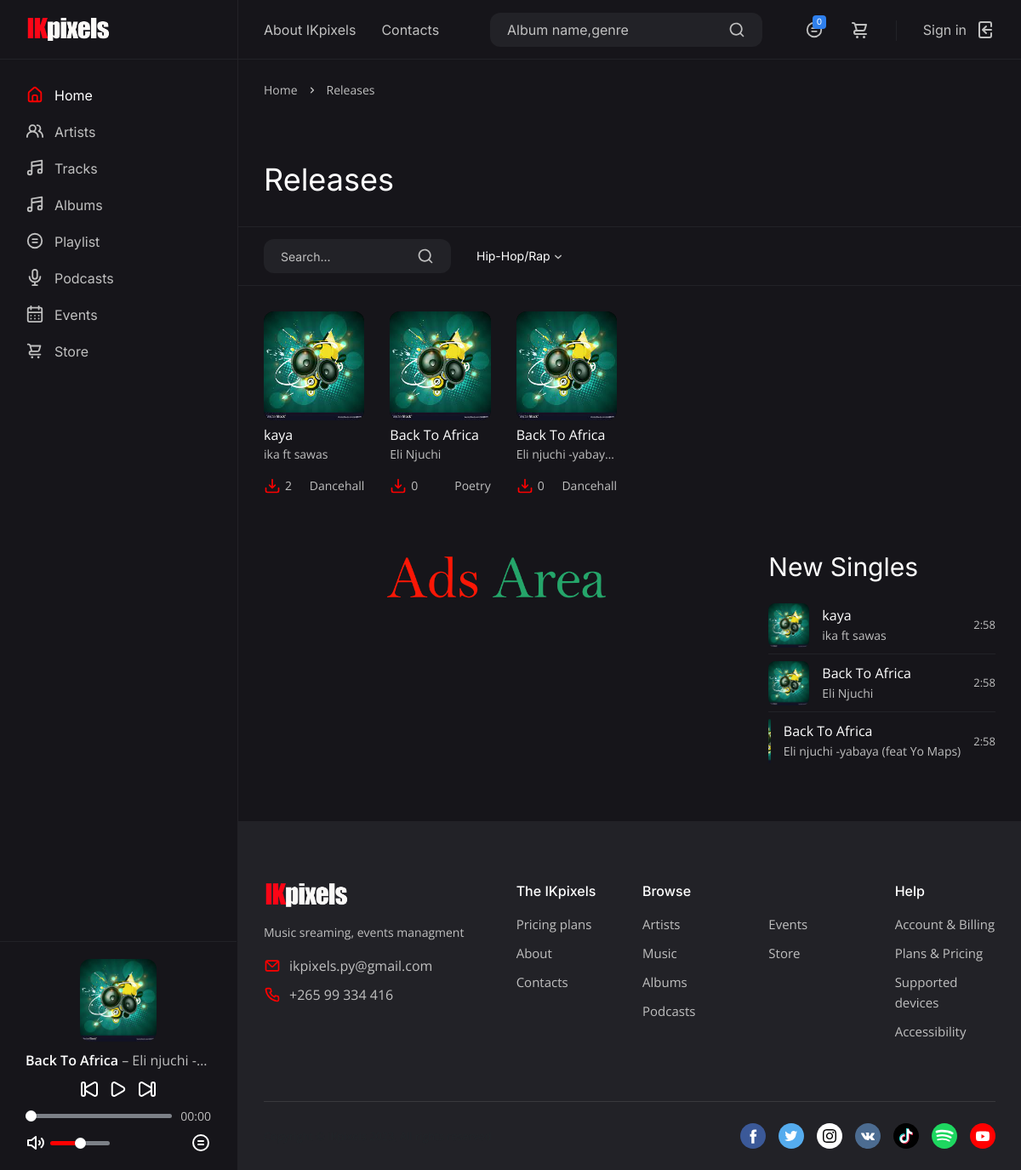
The app's page /music/ with its own data.
### music_nation/models.py (models this page shows, shortened)
class Song(models.Model):
    song_name = models.CharField(max_length=40)
    Artist = models.CharField(max_length=40,null=True,blank=True)
    song_album = models.ForeignKey(Album,on_delete=models.CASCADE, related_name='songs')
    song_file=models.FileField(upload_to=upload_audio_location,null=True,blank=True)
    artwork = models.ImageField(upload_to='artwork/%y/%m/%d',null=True,blank=True)
    song_genre = models.CharField(max_length=30,choices=GENRE)
    video = EmbedVideoField(null=True,blank=True)
    streamingCount = models.PositiveIntegerField(default=0)
    downloads = models.PositiveIntegerField(default=0)
    year = models.PositiveIntegerField(default=0)
    sell  = models.CharField(choices=FREE_OR_NOT,max_length=100)
    most_sold = models.PositiveIntegerField(default=0)
    price = models.DecimalField(max_digits=18, decimal_places=2,default=0.00)
    created_at = models.DateTimeField(auto_now_add=True)
    updated_at = models.DateTimeField(auto_now=True)
    def __str__(self):
        return self.song_name +' '+ str(self.song_album)
    def song_logo(self):
        return self.song_album.album_logo
    def album(self):
        return self.song_album
    def artst_url(self):
        album = Album.objects.get(id=self.song_album.id).album_artist
        artist_slug = Customer.objects.get(user=album).slug
        return artist_slug

class Album(models.Model):
    album_name = models.CharField(max_length=30)
    uploaded_on = models.DateTimeField(auto_now=True)
    album_logo = models.ImageField(upload_to='artwork/%y/%m/%d',null=True,blank=True)
    album_genre = models.CharField(max_length=30,choices=GENRE)
    aboutAlbum = RichTextField(null=True,blank=True)
    songsNum = models.PositiveIntegerField(default=0)
    streamNum = models.PositiveIntegerField(default=0)
    sell  = models.CharField(choices=FREE_OR_NOT,max_length=100)
    most_sold = models.PositiveIntegerField(default=0)
    slug = models.SlugField(unique=True,null=True,blank=True)
    price = models.DecimalField(max_digits=18, decimal_places=2,default=0.00)
    album_artist = models.ForeignKey(User, on_delete=models.CASCADE, related_name='albums')
    created_at = models.DateTimeField(auto_now_add=True)
    updated_at = models.DateTimeField(auto_now=True)
    def __str__(self):
        return self.album_name
    def artist(self):
        user = self.album_artist
        artist = Customer.objects.get(user=user).slug
        return artist

### music_nation/views.py (the view)
# urls.py: path('music/', music_nation_views.allTrack, name='music'),
def allTrack(request):
    context = {}
    default_music_playlist(request,context)
    playlist_snipt(request,context)
    tracks = Song.objects.all()
    query =request.GET.get('q')
    context['q_name'] = "Album name,genre"
    if query:
        context['search_title'] = query
        tracks =tracks.filter(Q(song_name__icontains=query)|
                              Q(Artist__icontains=query)).distinct().order_by('-id')
    '''page = request.GET.get('page', 1)
    paginator = Paginator(tracks,12)

    try:
        tracks = paginator.page(page)
    except PageNotAnInteger:
        tracks = paginator.page(1)
    except EmptyPage:
        tracks = paginator.page(paginator.num_pages)'''
    context['tracks'] = tracks
    context['events'] = Ticket.ticketObjects.all()
    context['products']= Product.objects.all()
    context['albums'] = Album.objects.all()[:5]
    context['songs'] = Song.objects.all()#buy model
    if is_ajax(request) and request.GET.get('data_'):
        cate = request.GET.get('data_')
        context['tracks'] =  Song.objects.filter(song_genre=str(cate))
        html = render_to_string('www/music2.html',context)
        return JsonResponse({'data':html})
    if is_ajax(request) and request.GET.get('song_id'):
        download_counts = Song.objects.get(id=request.GET['song_id'])
        download_counts.downloads += 1
        download_counts.save()
    return render(request, 'www/music.html',context)

### music_nation/templates/www/music.html (shortened to what this page needs)
{% extends 'www/base.html' %}
{% load static %}
{%block content%}
{% if tracks %}
	<main class="main">
		<div class="container-fluid">
			<div class="row row--grid">
				<div class="col-12" >
					<ul class="breadcrumb">
						<li class="breadcrumb__item"><a href="{% url 'music_nation:nyansavibe'%}">Home</a></li>
						<li class="breadcrumb__item breadcrumb__item--active">Releases</li>
					</ul>
				</div>
				<div class="col-12">
					<div class="main__title main__title--page">
						<h1>Releases</h1>
					</div>
				</div>
			</div>
			<div class="row row--grid">
				<div class="col-12">
					<div class="main__filter">
						<form method="GET" action="#" class="main__filter-search">
							<input name="q" type="text" placeholder="Search...">
							<button type="submit"><svg xmlns="http://www.w3.org/2000/svg" viewBox="0 0 24 24"><path d="M21.71,20.29,18,16.61A9,9,0,1,0,16.61,18l3.68,3.68a1,1,0,0,0,1.42,0A1,1,0,0,0,21.71,20.29ZM11,18a7,7,0,1,1,7-7A7,7,0,0,1,11,18Z"/></svg></button>
						</form>
						<div class="main__filter-wrap">
						</div>
					</div>
					<div class="row row--grid releases">
						{% for song in tracks %}
						<div class="col-6 col-sm-4 col-lg-2">
							<div class="album">
								<div class="album__cover">
									{% if song.song_logo %}
									<img src="{{song.song_logo.url}}" alt="">
									{% else %}
									<img src="img/covers/cover1.jpg" alt="">
									{% endif %}
								</div>
								<div class="album__title">
									<h3><a href="{% url 'music_nation:album_detail' song.album.slug %}">{{song.song_name}}</a></h3>
									<span><a href="{% url 'music_nation:ArtistDetail' song.artst_url %}">{{song.Artist}}</a></span>
								</div>
								<div class="release__stat">
								{% if song.sell == 'Sale'%}
									<a href="#{{song.id}}" class="open-modal">
									<svg xmlns="http://www.w3.org/2000/svg" viewBox="0 0 24 24"><path d="M8.5,19A1.5,1.5,0,1,0,10,20.5,1.5,1.5,0,0,0,8.5,19ZM19,16H7a1,1,0,0,1,0-2h8.49121A3.0132,3.0132,0,0,0,18.376,11.82422L19.96143,6.2749A1.00009,1.00009,0,0,0,19,5H6.73907A3.00666,3.00666,0,0,0,3.92139,3H3A1,1,0,0,0,3,5h.92139a1.00459,1.00459,0,0,1,.96142.7251l.15552.54474.00024.00506L6.6792,12.01709A3.00006,3.00006,0,0,0,7,18H19a1,1,0,0,0,0-2ZM17.67432,7l-1.2212,4.27441A1.00458,1.00458,0,0,1,15.49121,12H8.75439l-.25494-.89221L7.32642,7ZM16.5,19A1.5,1.5,0,1,0,18,20.5,1.5,1.5,0,0,0,16.5,19Z"/></svg>0
									</a>
									{% else %}
								<span><a id="download" href="{{song.song_file.url}}" download="{{song.song_name}}" accesskey="{{song.id}}" target="{% url 'music_nation:music' %}" ></a>{{song.downloads}}</span>
								{% endif %}
								<span>{{song.song_genre}}</span>
							</div>
							</div>
						</div>
						{% empty %}
						{% include 'www/404.html' %}
						{% endfor %}
					</div>
				</div>
			</div>
			<section class="row row--grid">
				<div class="col-12 col-xl-8">
					{% include 'ecom/store-snipt.html' %}<br>
					<div>
						<img width="100%" src="{%static 'www/img/adv.png' %}">
					</div>
				</div>
				<div class="col-12 col-xl-4">
					<div class="row row--grid">
						<div class="col-12">
							<div class="main__title">
								<h2><a href="#">New Singles</a></h2>
							</div>
						</div>
						<div class="col-12">
							<ul class="main__list">
								{% for album in  albums %}
								{% for song in album.songs.all  %}
									<li class="single-item">
									<a data-link data-title="{{song.song_name}}" data-artist="{{song.Artist}}" data-img="{{song.song_logo.url}}" href="{{ song.song_file.url }}" class="single-item__cover">
										<img src="{{song.song_logo.url}}" alt="">
									</a>
									<div class="single-item__title">
										<h4><a href="{% url 'music_nation:album_detail' album.slug %}">{{song.song_name}}</a></h4>
										<span><a href="{% url 'music_nation:ArtistDetail' album.artist %}">{{song.Artist}}</a></span>
									</div>
									<span class="single-item__time">2:58</span>
								</li>
								{% endfor %}
								{% endfor %}
							</ul>
						</div>
					</div>
				</div>
			</section>
		</div>
	</main>
{% else %}
   <div class="row">
   	   {% include 'www/404.html' %}
   </div>
 {% endif %}
{%endblock%}

### music_nation/templates/www/base.html (shortened to what this page needs)
{% load static %}
<!DOCTYPE html>
<html lang="en">
<head>
	<link rel="stylesheet" href="{% static 'www/css/bootstrap-reboot.min.css' %} ">
	<link rel="stylesheet" href="{% static 'www/css/bootstrap-grid.min.css' %}">
	<link rel="stylesheet" href="{% static 'www/css/owl.carousel.min.css' %}">
	<link rel="stylesheet" href="{% static 'www/css/magnific-popup.css' %}">
	<link rel="stylesheet" href="{% static 'www/css/select2.min.css' %}">
	<link rel="stylesheet" href="{% static 'www/css/paymentfont.min.css' %}">
	<link rel="stylesheet" href="{% static 'www/css/slider-radio.css' %}">
	<link rel="stylesheet" href="{% static 'www/css/plyr.css' %}">
	<link rel="stylesheet" href="{% static 'www/css/style.css' %}">
</head>
<body>
	<header class="header">
		<div class="header__content">
			<nav class="header__nav">
				<a href="{%url 'music_nation:about'%}">About IKpixels</a>
				<a href="{%url 'music_nation:contacts'%}">Contacts</a>
			</nav>
            {% if q_name %}
			<form method="GET" action="#" class="header__search">
				<input name="q" type="text" placeholder="{{q_name}}">
				<button type="button"><svg xmlns="http://www.w3.org/2000/svg" viewBox="0 0 24 24"><path d="M21.71,20.29,18,16.61A9,9,0,1,0,16.61,18l3.68,3.68a1,1,0,0,0,1.42,0A1,1,0,0,0,21.71,20.29ZM11,18a7,7,0,1,1,7-7A7,7,0,0,1,11,18Z"/></svg></button>
			</form>
			{% endif %}
			<div class="header__actions">
				<div class="header__action header__action--note">
					<span>{{song_count_in_playlist}}</span>
					<a href="/playlist_view" class="header__action-btn"><svg xmlns="http://www.w3.org/2000/svg" viewBox="0 0 24 24"><path d="M15,13H9a1,1,0,0,0,0,2h6a1,1,0,0,0,0-2Zm0-4H9a1,1,0,0,0,0,2h6a1,1,0,0,0,0-2ZM12,2A10,10,0,1,0,22,12,10,10,0,0,0,12,2Zm0,18a8,8,0,1,1,8-8A8,8,0,0,1,12,20Z"/></svg></a>
				</div>
				<div class="header__action header__action--cart">
					<a class="header__action-btn" href="{% url 'store:cart' %}"></a>
				</div>
				<div class="header__action header__action--signin">
					{% if user.is_authenticated %}
					<a class="header__action-btn" href="{%url 'account:logout' %}">
						<span>Sign out</span>
						<svg xmlns="http://www.w3.org/2000/svg" viewBox="0 0 24 24"><path d="M4,12a1,1,0,0,0,1,1h7.59l-2.3,2.29a1,1,0,0,0,0,1.42,1,1,0,0,0,1.42,0l4-4a1,1,0,0,0,.21-.33,1,1,0,0,0,0-.76,1,1,0,0,0-.21-.33l-4-4a1,1,0,1,0-1.42,1.42L12.59,11H5A1,1,0,0,0,4,12ZM17,2H7A3,3,0,0,0,4,5V8A1,1,0,0,0,6,8V5A1,1,0,0,1,7,4H17a1,1,0,0,1,1,1V19a1,1,0,0,1-1,1H7a1,1,0,0,1-1-1V16a1,1,0,0,0-2,0v3a3,3,0,0,0,3,3H17a3,3,0,0,0,3-3V5A3,3,0,0,0,17,2Z"/></svg>
					</a>
					{% else %}
					<a class="header__action-btn" href="{% url 'account:login' %}">
						<span>Sign in</span>
					</a>
					{% endif %}
				</div>
			</div>
		</div>
	</header>
	<div class="sidebar">
		<div class="sidebar__logo">
			<img src="{% static 'www/img/logo.png' %}" alt="">
		</div>
		<ul class="sidebar__nav">
			<li class="sidebar__nav-item">
				<a href="{% url 'music_nation:nyansavibe' %}" class="sidebar__nav-link sidebar__nav-link--active"> <span>Home</span></a>
			</li>
			<li class="sidebar__nav-item">
				<a href="{%url 'music_nation:Artists'%}" class="sidebar__nav-link"> <span>Artists</span></a>
			</li>
			<li class="sidebar__nav-item">
				<a href="{%url 'music_nation:music'%}" class="sidebar__nav-link"> <span>Tracks</span></a>
			</li>
			<li class="sidebar__nav-item">
				<a href="{%url 'music_nation:all-music'%}" class="sidebar__nav-link"> <span>Albums</span></a>
			</li>
			<li class="sidebar__nav-item">
				<a href="{%url 'music_nation:playlist_view'%}" class="sidebar__nav-link"><svg xmlns="http://www.w3.org/2000/svg" viewBox="0 0 24 24"><path d="M15,13H9a1,1,0,0,0,0,2h6a1,1,0,0,0,0-2Zm0-4H9a1,1,0,0,0,0,2h6a1,1,0,0,0,0-2ZM12,2A10,10,0,1,0,22,12,10,10,0,0,0,12,2Zm0,18a8,8,0,1,1,8-8A8,8,0,0,1,12,20Z"/></svg> <span>Playlist</span></a>
			</li>
			<li class="sidebar__nav-item">
				<a href="{%url 'music_nation:podcasts'%}" class="sidebar__nav-link"><svg xmlns="http://www.w3.org/2000/svg" viewBox="0 0 24 24"><path d="M12,15a4,4,0,0,0,4-4V5A4,4,0,0,0,8,5v6A4,4,0,0,0,12,15ZM10,5a2,2,0,0,1,4,0v6a2,2,0,0,1-4,0Zm10,6a1,1,0,0,0-2,0A6,6,0,0,1,6,11a1,1,0,0,0-2,0,8,8,0,0,0,7,7.93V21H9a1,1,0,0,0,0,2h6a1,1,0,0,0,0-2H13V18.93A8,8,0,0,0,20,11Z"/></svg> <span>Podcasts</span></a>
			</li>
			<li class="sidebar__nav-item">
				<a href="{%url 'Event:events'%}" class="sidebar__nav-link"> <span>Events</span></a>
			</li>
			<li class="sidebar__nav-item">
				<a href="{%url 'store:store'%}" class="sidebar__nav-link"> <span>Store</span></a>
			</li>
		</ul>
	</div>
	<div class="player">
		<div class="player__cover">
			{% if home_song.song_logo %}
			<img src="{{home_song.song_logo.url}}" alt="">
			{% else %}
			<img src="{%static 'www/img/covers/cover.svg'%}" alt="">
			{% endif %}
		</div>
		<div class="player__content">
			<marquee><span class="player__track"><b class="player__title">{{home_song.song_name}}</b> – <span class="player__artist">{{home_song.Artist}}</span></span> </marquee>
		</div>
	</div>
	{%block content%}
    {%endblock%}
	<footer class="footer">
		<div class="container-fluid">
			<div class="row">
				<div class="col-12 col-sm-8 col-md-6 col-lg-6 col-xl-4 order-4 order-md-1 order-lg-4 order-xl-1">
					<div class="footer__logo">
						<img src="{% static 'www/img/logo.png' %}" alt="">
					</div>
					<p class="footer__tagline">Music sreaming, events managment</p>
					<div class="footer__links">
						<a href="mailto:support@volna.template"><svg xmlns="http://www.w3.org/2000/svg" viewBox="0 0 24 24"><path d="M19,4H5A3,3,0,0,0,2,7V17a3,3,0,0,0,3,3H19a3,3,0,0,0,3-3V7A3,3,0,0,0,19,4Zm-.41,2-5.88,5.88a1,1,0,0,1-1.42,0L5.41,6ZM20,17a1,1,0,0,1-1,1H5a1,1,0,0,1-1-1V7.41l5.88,5.88a3,3,0,0,0,4.24,0L20,7.41Z"/></svg> ikpixels.py@gmail.com</a>
						<a href="tel:82345678900">+265 99 334 416</a>
					</div>
				</div>
				<div class="col-6 col-md-4 col-lg-3 col-xl-2 order-1 order-md-2 order-lg-1 order-xl-2 offset-md-2 offset-lg-0">
					<h6 class="footer__title">The IKpixels</h6>
					<div class="footer__nav">
						<a href="#">Pricing plans</a>
						<a href="{%url 'music_nation:about'%}">About</a>
						<a href="{%url 'music_nation:contacts'%}">Contacts</a>
					</div>
				</div>
				<div class="col-12 col-md-8 col-lg-6 col-xl-4 order-3 order-lg-2 order-md-3 order-xl-3">
					<div class="row">
						<div class="col-12">
							<h6 class="footer__title">Browse</h6>
						</div>
						<div class="col-6">
							<div class="footer__nav">
								<a href="{%url 'music_nation:Artists'%}">Artists</a>
								<a href="{%url 'music_nation:music'%}">Music</a>
								<a href="{%url 'music_nation:all-music'%}">Albums</a>
								<a href="{%url 'music_nation:podcasts'%}">Podcasts</a>
							</div>
						</div>
						<div class="col-6">
							<div class="footer__nav">
								<a href="{%url 'Event:events'%}">Events</a>
								<a href="{%url 'store:store'%}">Store</a>
							</div>
						</div>
					</div>
				</div>
				<div class="col-6 col-md-4 col-lg-3 col-xl-2 order-2 order-lg-3 order-md-4 order-xl-4">
					<h6 class="footer__title">Help</h6>
					<div class="footer__nav">
						<a href="#">Account & Billing</a>
						<a href="#">Plans & Pricing</a>
						<a href="#">Supported devices</a>
						<a href="#">Accessibility</a>
					</div>
				</div>
			</div>
			<div class="row">
				<div class="col-12">
					<div class="footer__content">
						<div class="footer__social">
							<a href="#" target="_blank"></a>
							<a href="#" target="_blank"></a>
							<a href="https://www.instagram.com/volkov_des1gn/" target="_blank"></a>
							<a href="#" target="_blank"></a>
							<a href="#" target="_blank"></a>
							<a href="#" target="_blank"></a>
							<a href="#" target="_blank"></a>
						</div>
						<small> Copyright &copy; IKpixels <script>document.write(new Date().getFullYear());</script>, All rights reserved </small>
					</div>
				</div>
			</div>
		</div>
	</footer>
</body>
</html>

### records on screen
Song: song_logo (picture), song_name "Back To Africa", Artist "Eli njuchi -…", Artist "Eli njuchi -yabay…", downloads "0", song_genre "Dancehall", Artist "Eli njuchi -yabaya (feat Yo Maps)"
Song: song_logo (picture), song_name "kaya", Artist "ika ft sawas", downloads "2", song_genre "Dancehall"
Song: song_logo (picture), song_name "Back To Africa", Artist "Eli Njuchi", downloads "0", song_genre "Poetry"

### other values on screen
{{ song_count_in_playlist }} "0"
